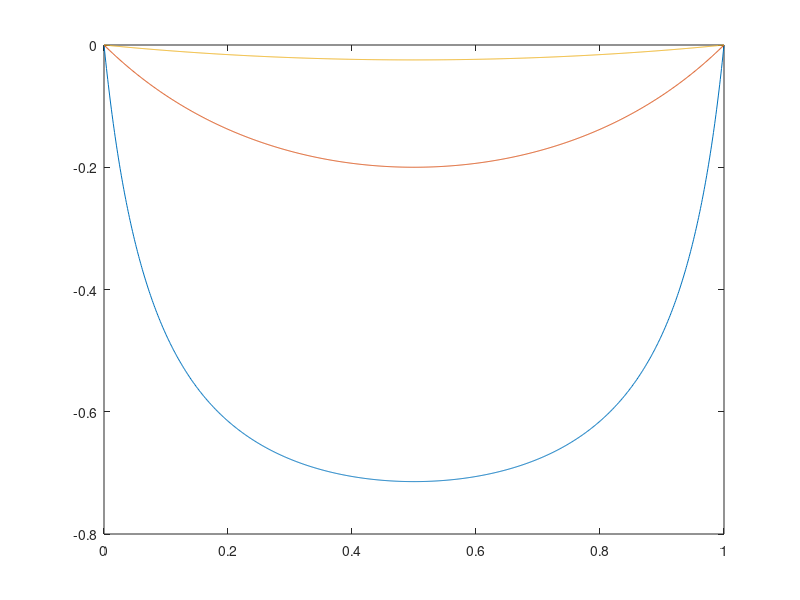

MATLAB code for this plot:
R1 = 0.1;
Theta = 0:0.001:1;
E1 = (R1./(R1+Theta-Theta.^2))-1;

R2 = 1;
E2 = (R2./(R2+Theta-Theta.^2))-1;

R3 = 10;
E3 = (R3./(R3+Theta-Theta.^2))-1;

plot(Theta,E1)

hold on
plot(Theta,E2)
plot(Theta,E3)